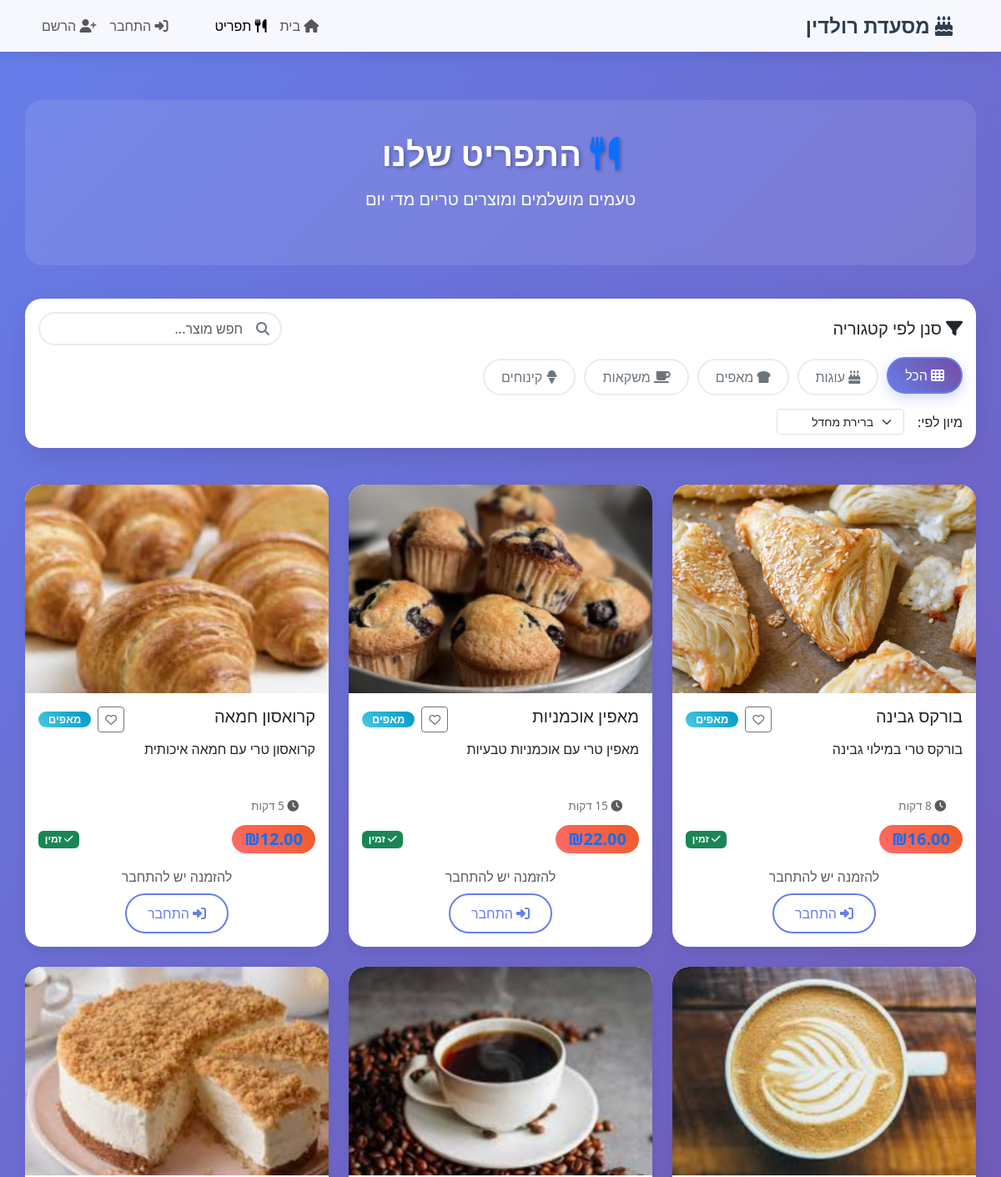
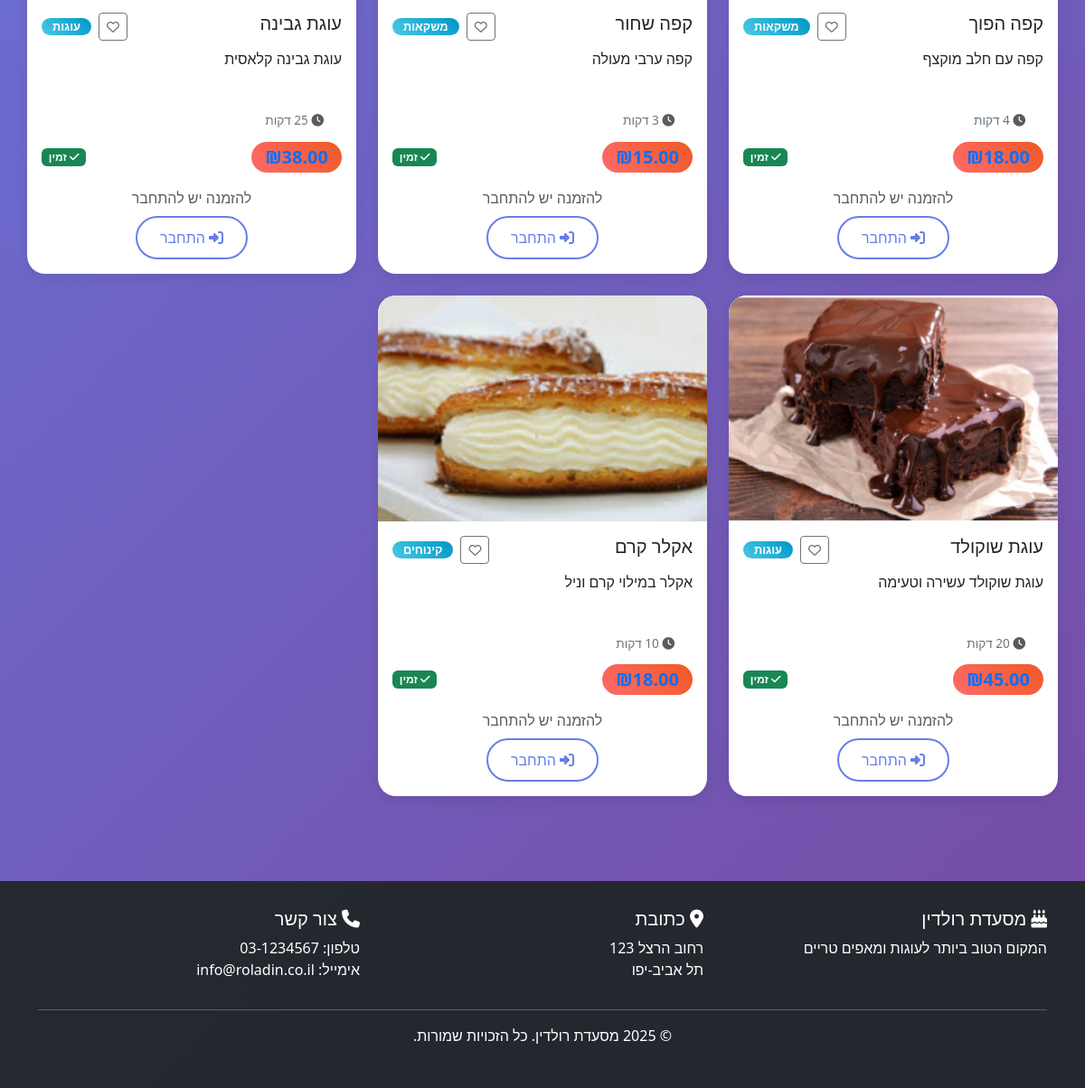
The page /menu on the database its author committed (2 pictures, top to bottom).
### tables this page shows
CREATE TABLE menu_items (
                id INTEGER PRIMARY KEY AUTOINCREMENT,
                name TEXT NOT NULL,
                description TEXT,
                price REAL NOT NULL,
                category TEXT NOT NULL,
                image_url TEXT,
                is_available BOOLEAN DEFAULT 1,
                preparation_time INTEGER DEFAULT 15,
                ingredients TEXT,
                allergens TEXT,
                calories INTEGER,
                created_at TIMESTAMP DEFAULT CURRENT_TIMESTAMP,
                updated_at TIMESTAMP DEFAULT CURRENT_TIMESTAMP
            , image_filename TEXT);

### app.py (the view)
@app.route('/menu')
def menu():
    user = get_current_user()
    category = request.args.get('category')
    menu_items = db.get_menu_items(category=category, available_only=True)
    categories = db.get_menu_categories()
    for item in menu_items:
        if "created_at" in item and isinstance(item["created_at"], str):
            try:
                item["created_at"] = datetime.strptime(item["created_at"], "%Y-%m-%d %H:%M:%S")
            except ValueError:
                item["created_at"] = None
    return render_template(
        'menu.html',
        user=user,
        menu_items=menu_items,
        categories=[{'category': cat} for cat in categories],
        selected_category=category,
        now=datetime.now
    )

### templates/menu.html (shortened to what this page needs)
<!DOCTYPE html>
<html lang="he" dir="rtl">
<head>
    <link href="https://cdnjs.cloudflare.com/ajax/libs/bootstrap/5.3.0/css/bootstrap.min.css" rel="stylesheet">
    <link href="https://cdnjs.cloudflare.com/ajax/libs/font-awesome/6.4.0/css/all.min.css" rel="stylesheet">
    <link href="/static/css/base.css" rel="stylesheet">
    <link href="/static/css/menu.css" rel="stylesheet">
</head>
<body>
    <nav class="navbar navbar-expand-lg navbar-light fixed-top">
        <div class="container">
            <a class="navbar-brand" href="/">
                <i class="fas fa-birthday-cake"></i> מסעדת רולדין
            </a>
            <div class="collapse navbar-collapse" id="navbarNav">
                <ul class="navbar-nav me-auto">
                    <li class="nav-item">
                        <a class="nav-link" href="/"><i class="fas fa-home"></i> בית</a>
                    </li>
                    <li class="nav-item">
                        <a class="nav-link active" href="/menu"><i class="fas fa-utensils"></i> תפריט</a>
                    </li>
                </ul>
                <ul class="navbar-nav">
                    {% if user %}
                        <li class="nav-item dropdown">
                            <a class="nav-link dropdown-toggle" href="#" role="button" data-bs-toggle="dropdown">
                                <i class="fas fa-user"></i> {{ user.username }}
                            </a>
                            <ul class="dropdown-menu">
                                <li><a class="dropdown-item" href="/logout"><i class="fas fa-sign-out-alt"></i> התנתק</a></li>
                            </ul>
                        </li>
                    {% else %}
                        <li class="nav-item">
                            <a class="nav-link" href="/login"><i class="fas fa-sign-in-alt"></i> התחבר</a>
                        </li>
                        <li class="nav-item">
                            <a class="nav-link" href="/register"><i class="fas fa-user-plus"></i> הרשם</a>
                        </li>
                    {% endif %}
                </ul>
            </div>
        </div>
    </nav>
    <div class="container main-content">
        <div class="menu-header">
            <h1 class="text-center mb-3">
                <i class="fas fa-utensils text-primary"></i>
                התפריט שלנו
            </h1>
            <p class="text-center lead text-white mb-4">טעמים מושלמים ומוצרים טריים מדי יום</p>
        </div>
        <div class="row mb-4">
            <div class="col-12">
                <div class="card filter-card">
                    <div class="card-body">
                        <div class="d-flex justify-content-between align-items-center mb-3">
                            <h5 class="card-title mb-0">
                                <i class="fas fa-filter"></i> סנן לפי קטגוריה
                            </h5>
                            <div class="search-container">
                                <input type="text" class="form-control search-input" id="searchInput" placeholder="חפש מוצר...">
                            </div>
                        </div>
                        <div class="category-filters mb-3">
                            <button class="btn filter-btn {{ 'active' if not selected_category else '' }}" data-category="all">
                                <i class="fas fa-th"></i> הכל
                            </button>
                            {% for category in categories %}
                                <button class="btn filter-btn {{ 'active' if selected_category == category.category else '' }}"
                                        data-category="{{ category.category }}">
                                    {% if category.category == 'עוגות' %}
                                        <i class="fas fa-birthday-cake"></i>
                                    {% elif category.category == 'מאפים' %}
                                        <i class="fas fa-bread-slice"></i>
                                    {% elif category.category == 'משקאות' %}
                                        <i class="fas fa-coffee"></i>
                                    {% elif category.category == 'קינוחים' %}
                                        <i class="fas fa-ice-cream"></i>
                                    {% else %}
                                        <i class="fas fa-utensils"></i>
                                    {% endif %}
                                    {{ category.category }}
                                </button>
                            {% endfor %}
                        </div>
                        <div class="d-flex align-items-center gap-3">
                            <label class="form-label mb-0">מיון לפי:</label>
                            <select class="form-select form-select-sm" style="width: auto;" onchange="sortMenuItems(this.value)">
                                <option value="default">ברירת מחדל</option>
                            </select>
                        </div>
                    </div>
                </div>
            </div>
        </div>
        <div class="menu-items-container">
            {% if menu_items %}
                <div class="row" id="menuItemsGrid">
                    {% for item in menu_items %}
                    <div class="col-lg-4 col-md-6 mb-4 menu-item-wrapper"
                         data-category="{{ item.category }}"
                         data-name="{{ item.name|lower }}"
                         data-price="{{ item.price }}"
                         data-item-id="{{ item.id }}">
                        <div class="card menu-item-card h-100">
                            <div class="menu-item-image-container">
                                {% if item.image_filename %}
                                    <img src="{{ url_for('static', filename='images/menu-items/' + item.image_filename) }}"
                                         class="menu-item-image"
                                         alt="{{ item.name }}"
                                         loading="lazy"
                                         onerror="handleImageError(this)">
                                {% elif item.image_url %}
                                    <img src="{{ item.image_url }}"
                                         class="menu-item-image"
                                         alt="{{ item.name }}"
                                         loading="lazy"
                                         onerror="handleImageError(this)">
                                {% endif %}
                            </div>
                            <div class="card-body d-flex flex-column">
                                <div class="d-flex justify-content-between align-items-start mb-2">
                                    <h5 class="card-title mb-0">{{ item.name }}</h5>
                                    <div class="d-flex align-items-center gap-2">
                                        <button class="btn btn-sm btn-outline-secondary favorite-btn"
                                                data-item-id="{{ item.id }}"
                                                onclick="toggleFavorite('{{ item.id }}')"
                                                title="הוסף למועדפים">
                                            <i class="far fa-heart"></i>
                                        </button>
                                        <span class="category-badge badge bg-secondary">{{ item.category }}</span>
                                    </div>
                                </div>
                                <p class="card-text flex-grow-1">{{ item.description }}</p>
                                <div class="item-details mb-2">
                                    {% if item.preparation_time %}
                                        <span class="detail-item">
                                            <i class="fas fa-clock text-muted"></i>
                                            {{ item.preparation_time }} דקות
                                        </span>
                                    {% endif %}
                                </div>
                                <div class="d-flex justify-content-between align-items-center mb-3">
                                    <span class="price-tag h5 mb-0 text-primary">₪{{ "%.2f"|format(item.price) }}</span>
                                    {% if item.is_available %}
                                        <span class="badge bg-success">
                                            <i class="fas fa-check"></i> זמין
                                        </span>
                                    {% else %}
                                        <span class="badge bg-danger">
                                            <i class="fas fa-times"></i> לא זמין
                                        </span>
                                    {% endif %}
                                </div>
                                {% if user and user.role == 'customer' and item.is_available %}
                                    <div class="add-to-cart-section">
                                        <div class="quantity-selector mb-3">
                                            <label class="form-label">כמות:</label>
                                            <div class="input-group quantity-input-group">
                                                <button class="btn btn-outline-secondary quantity-btn" type="button" data-action="decrease">
                                                    <i class="fas fa-minus"></i>
                                                </button>
                                                <input type="number" class="form-control quantity-input text-center"
                                                       value="1" min="1" max="10" readonly>
                                                <button class="btn btn-outline-secondary quantity-btn" type="button" data-action="increase">
                                                    <i class="fas fa-plus"></i>
                                                </button>
                                            </div>
                                        </div>
                                        <div class="mb-3">
                                            <label class="form-label">בקשות מיוחדות:</label>
                                            <textarea class="form-control special-requests" rows="2"
                                                      placeholder="למשל: ללא סוכר, עם קרם נוסף..."></textarea>
                                        </div>
                                        <form action="/add_to_cart" method="POST" class="add-to-cart-form">
                                            <input type="hidden" name="item_id" value="{{ item.id }}">
                                            <input type="hidden" name="quantity" class="quantity-hidden">
                                            <input type="hidden" name="special_requests" class="special-requests-hidden">
                                            <button type="submit" class="btn btn-primary add-to-cart-btn">
                                                <i class="fas fa-cart-plus"></i> הוסף לעגלה
                                            </button>
                                        </form>
                                    </div>
                                {% elif not user %}
                                    <div class="text-center">
                                        <p class="text-muted mb-2">להזמנה יש להתחבר</p>
                                        <a href="/login" class="btn btn-outline-primary">
                                            <i class="fas fa-sign-in-alt"></i> התחבר
                                        </a>
                                    </div>
                                {% elif not item.is_available %}
                                    <button class="btn btn-secondary w-100" disabled>
                                        <i class="fas fa-times"></i> לא זמין כרגע
                                    </button>
                                {% endif %}
                            </div>
                        </div>
                    </div>
                    {% endfor %}
                </div>
            {% endif %}
        </div>
    </div>
    <footer class="footer">
        <div class="container">
            <div class="row">
                <div class="col-md-4">
                    <h5><i class="fas fa-birthday-cake"></i> מסעדת רולדין</h5>
                    <p>המקום הטוב ביותר לעוגות ומאפים טריים</p>
                </div>
                <div class="col-md-4">
                    <h5><i class="fas fa-map-marker-alt"></i> כתובת</h5>
                    <p>רחוב הרצל 123<br>תל אביב-יפו</p>
                </div>
                <div class="col-md-4">
                    <h5><i class="fas fa-phone"></i> צור קשר</h5>
                    <p>טלפון: 03-1234567<br>אימייל: info@roladin.co.il</p>
                </div>
            </div>
            <hr>
            <div class="text-center">
                <p>&copy; 2025 מסעדת רולדין. כל הזכויות שמורות.</p>
            </div>
        </div>
    </footer>
</body>
</html>

### rows shown on the page
menu_items: image_filename (picture), name "בורקס גבינה", category "מאפים", description "בורקס טרי במילוי גבינה", preparation_time "8", price "16.00", is_available True (drawn)
menu_items: image_filename (picture), name "מאפין אוכמניות", category "מאפים", description "מאפין טרי עם אוכמניות טבעיות", preparation_time "15", price "22.00", is_available True (drawn)
menu_items: image_filename (picture), name "קרואסון חמאה", category "מאפים", description "קרואסון טרי עם חמאה איכותית", preparation_time "5", price "12.00", is_available True (drawn)
menu_items: image_filename (picture), name "קפה הפוך", category "משקאות", description "קפה עם חלב מוקצף", preparation_time "4", price "18.00", is_available True (drawn)
menu_items: image_filename (picture), name "קפה שחור", category "משקאות", description "קפה ערבי מעולה", preparation_time "3", price "15.00", is_available True (drawn)
menu_items: image_filename (picture), name "עוגת גבינה", category "עוגות", description "עוגת גבינה קלאסית", preparation_time "25", price "38.00", is_available True (drawn)
menu_items: image_filename (picture), name "עוגת שוקולד", category "עוגות", description "עוגת שוקולד עשירה וטעימה", preparation_time "20", price "45.00", is_available True (drawn)
menu_items: image_filename (picture), name "אקלר קרם", category "קינוחים", description "אקלר במילוי קרם וניל", preparation_time "10", price "18.00", is_available True (drawn)

### other values the page prints
{{ category.category }} "עוגות" "מאפים" "משקאות" "קינוחים"
